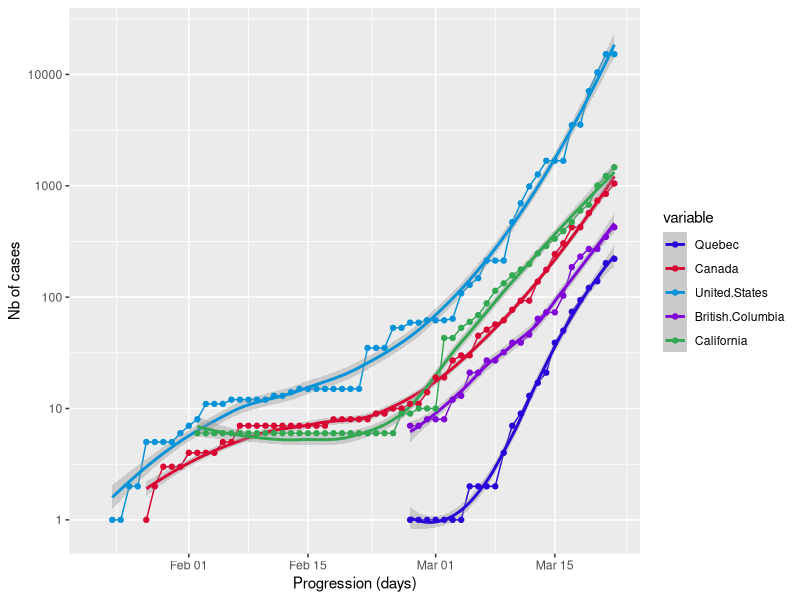
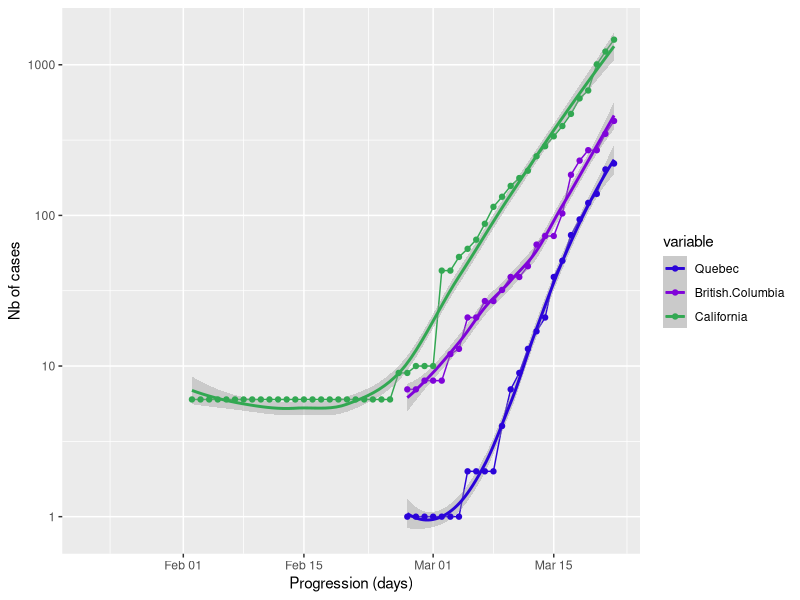
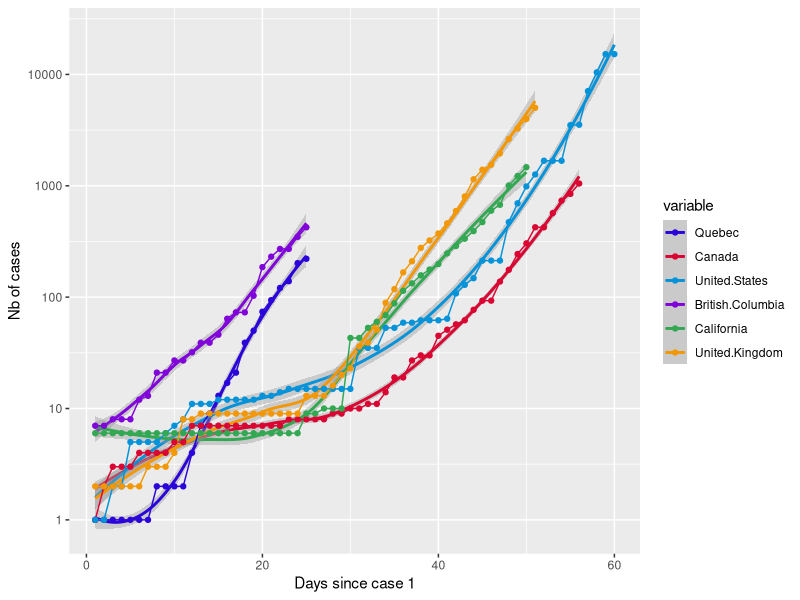
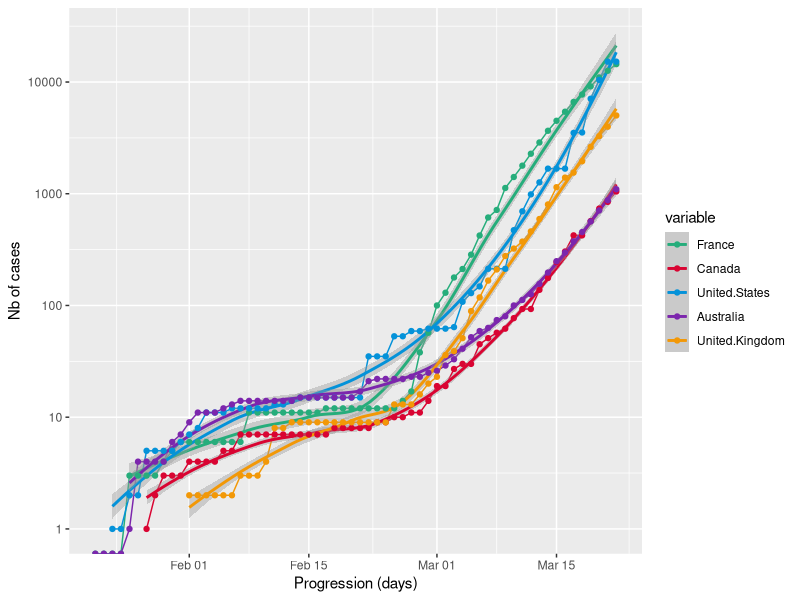
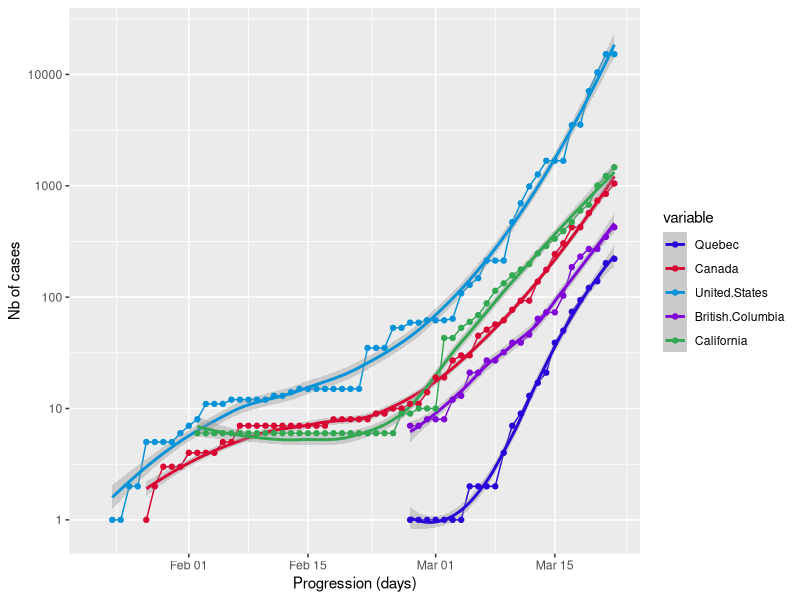
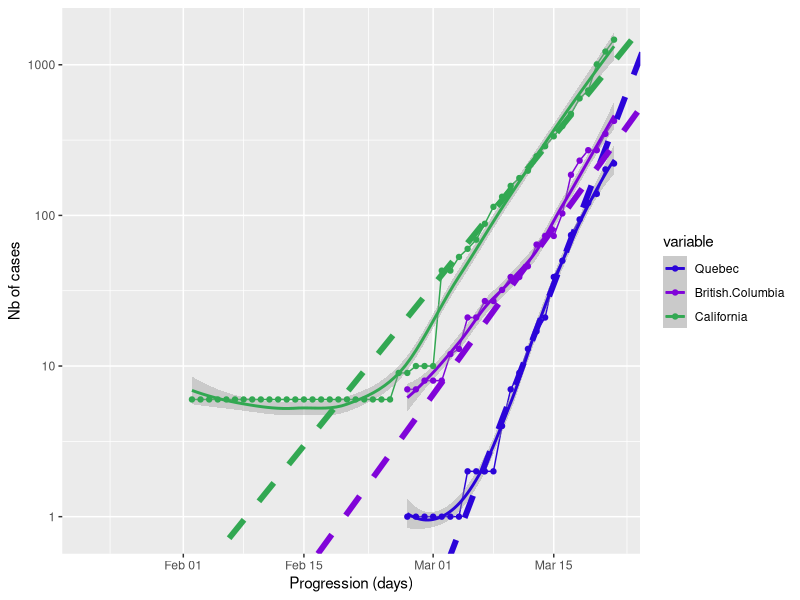
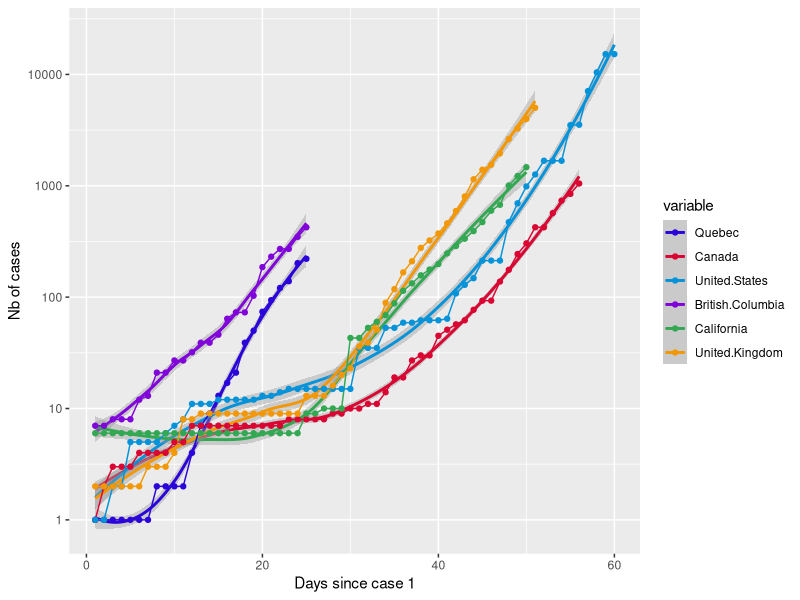
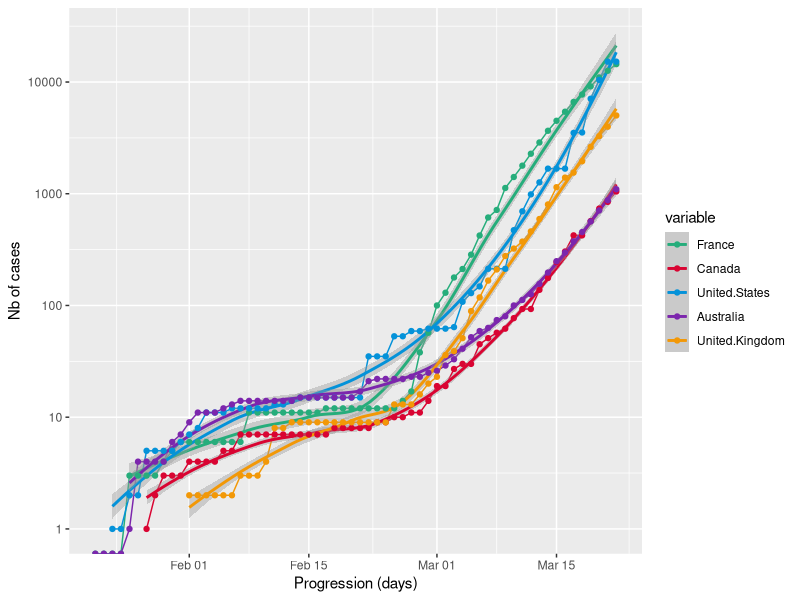

Write R code to recreate these figures, in order. (Note: this script raises an error after producing the figures.)
#data source:
#https://www.journaldemontreal.com/2020/03/15/un-outil-de-visualisation-et-de-recherche-des-cas-de-la-covid-19
##https://www.canada.ca/fr/sante-publique/services/maladies/2019-nouveau-coronavirus.html
#https://ourworldindata.org/coronavirus-source-data
# https://www.cdph.ca.gov/Programs/OPA/Pages/New-Release-2020.aspx ## Californai data

library(ggplot2)
library(reshape2)
data = read.csv("Coronavirus+Qc.csv")
data[,'date'] = as.Date(data[,'date'], format = "%m/%d/%y")
data[,'day'] = as.numeric(rownames(data))

dataSub = data[,c('date','day','Quebec','Canada','United.States',
                  'British.Columbia','California')]
meltedData = melt(dataSub,id.vars = c("day","date"))

palette = c("Quebec" = "#2b04d9",'Canada' = '#d90432','United.States'='#0492d9',
            'British.Columbia'='#8004d9', 'California'='#32a852',
            'United.Kingdom' = '#f29807','Australia'='#7c26ad',
            'France'='#26ad7b')


p1 = ggplot(meltedData,aes(x = date,y=value,group = variable,color = variable))+
  geom_line()+geom_smooth() +
  scale_color_manual(values=palette)+
  geom_point()+scale_y_continuous(trans='log10')+
  ylab("Nb of cases")+xlab('Progression (days)')
p1
png("Coronavirus-NorthAmericaCentered.png")
print(p1)
dev.off()


####################
### Adding trendline to some data of interest
####################
meltedData2 = meltedData[which(meltedData[,'variable'] %in% 
                                 c("Quebec","British.Columbia","California")),]

p2 = ggplot(meltedData2,aes(x = date,y=value,group = variable,color = variable))+
  geom_line()+geom_smooth() +
  scale_color_manual(values=palette)+
  geom_point()+scale_y_continuous(trans='log10')+
  ylab("Nb of cases")+xlab('Progression (days)')

p2
dataSubPrime = dataSub
dataSubPrime[,c("California",'Quebec','British.Columbia',"Canada")] = 
  log10(dataSub[,c('California','Quebec','British.Columbia',"Canada")])
data.lm = list()
data.lm[['Quebec']] = lm(Quebec ~ date, data = dataSubPrime[51:56,])
data.lm[['California']] = lm(California ~ date, data = dataSubPrime[51:56,])
data.lm[['British.Columbia']] = lm(British.Columbia ~ date, data = dataSubPrime[51:56,])
data.lm[['Canada']] = lm(Canada ~ date, data = dataSubPrime[51:56,])

p2 = 
  p2 + 
  geom_abline(slope = data.lm[['Quebec']]$coefficients[2], 
              intercept = data.lm[['Quebec']]$coefficients[1],
              color = palette['Quebec'],lty=2,lwd=2)+ 
  geom_abline(slope = data.lm[['California']]$coefficients[2], 
              intercept = data.lm[['California']]$coefficients[1],
              color = palette['California'],lty=2,lwd=2)+ 
  geom_abline(slope = data.lm[['British.Columbia']]$coefficients[2], 
              intercept = data.lm[['British.Columbia']]$coefficients[1],
              color = palette['British.Columbia'],lty=2,lwd=2)
  
png("Coronavirus-logTrend.png",width = 1000,height = 1000)
print(p2)
dev.off()

###############################
### plotting data aligned with first case
###############################

dQc = data[which(data[,'Quebec'] > 0),'Quebec']
names(dQc) = 1:length(dQc)
dCa = data[which(data[,'Canada'] > 0),'Canada']
names(dCa) = 1:length(dCa)
dUS = data[which(data[,'United.States'] > 0),'United.States']
names(dUS) = 1:length(dUS)
dBC = data[which(data[,'British.Columbia'] > 0),'British.Columbia']
names(dUS) = 1:length(dBC)
dCal = data[which(data[,'California'] > 0),'California']
names(dCal) = 1:length(dCal)
dUK = data[which(data[,'United.Kingdom'] > 0),'United.Kingdom']
names(dUK) = 1:length(dUK)

dataPrime = merge(merge(merge(merge(merge(dQc,dCa,by.x = 0,by.y = 0,all=T),
       dUS,by.x = 1,by.y = 0,all=T),
       dBC,by.x = 1,by.y = 0,all=T),
       dCal,by.x = 1,by.y = 0,all=T),
       dUK,by.x = 1,by.y = 0,all=T)
dataPrime[,1] = as.numeric(dataPrime[,1])
colnames(dataPrime) = c("Days.since.case.1",'Quebec',
                        'Canada','United.States','British.Columbia',
                        'California','United.Kingdom')
dataPrime = dataPrime[order(dataPrime[,1]),]
meltedDataPrime = melt(dataPrime,id.vars = c("Days.since.case.1"))

p3 = ggplot(meltedDataPrime,
            aes_string(x = "Days.since.case.1",y="value",group = "variable",
                       color = "variable"))+
  geom_smooth() +
  geom_line()+scale_color_manual(values=palette)+
  geom_point()+scale_y_continuous(trans='log10')+
  ylab("Nb of cases")+xlab('Days since case 1')

p3
png("Coronavirus-Day0.png")
print(p3)
dev.off()

##################################################
### Plotting only countries of interest
##################################################
dataSub3 = data[,c('date','day','France','Canada','United.States',
                  'Australia','United.Kingdom')]
meltedData3 = melt(dataSub3,id.vars = c("day","date"))

p4 = ggplot(meltedData3,aes(x = date,y=value,group = variable,color = variable))+
  geom_line()+geom_smooth() +
  scale_color_manual(values=palette)+
  geom_point()+scale_y_continuous(trans='log10')+
  ylab("Nb of cases")+xlab('Progression (days)')
p4
png("Coronavirus-CountryCentered.png")
print(p4)
dev.off()

#####################
### Highlighting the day when distancing measures came into effect
#####################
distancingMeasureDay = c("Quebec" = as.Date('3/15/20', format = "%m/%d/%y"),
                         "California" = as.Date('3/17/20', format = "%m/%d/%y"))
disMD = data.frame()
for (i in (1:length(distancingMeasureDay))){
  distMD[i,] = meltedData[which(meltedData[,'date'] == distancingMeasureDay[i] &
                                  meltedData[,'variable'] == names(distancingMeasureDay[i])),]
}

png("Coronavirus-NorthAmericaCentered-SDday.png")
p1+geom_point(data = distMD, 
              aes(x = date, y = value, fill = variable),color = 'black',size = 4,pch=21)+
  scale_fill_manual(values=palette)
dev.off()
